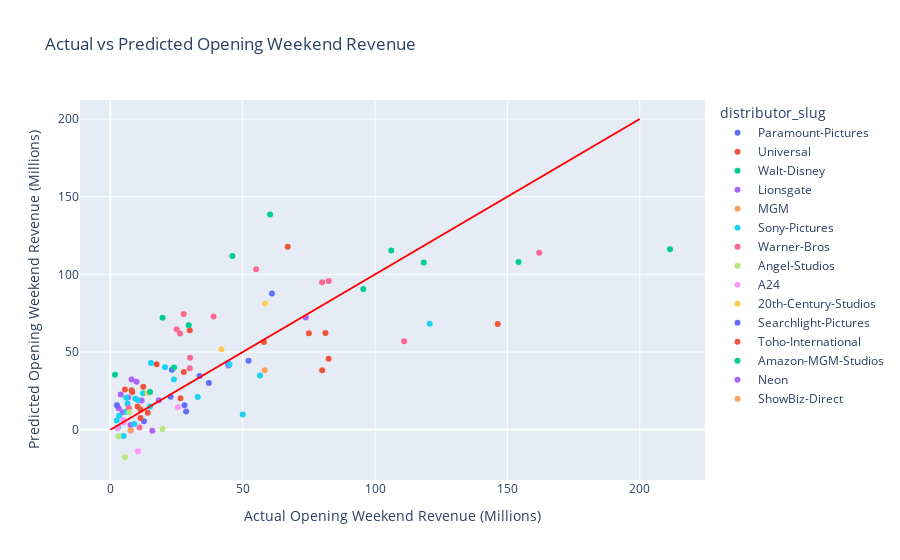

Notebook code cell kept with this figure:
### Code cell
# print actual vs predicted

results_df_glm = pd.DataFrame({'predicted': pred_glm, 'actual': y_test})

results_df_glm['predicted'] = results_df_glm['predicted'] / 1000000
results_df_glm['actual'] = results_df_glm['actual'] / 1000000
results_df_glm['title'] = X_test['title']
results_df_glm['source'] = X_test['source']
results_df_glm['distributor_slug'] = X_test['distributor_slug']
results_df_glm['genre'] = X_test['genre']
results_df_glm['creative_type'] = X_test['creative_type']
results_df_glm['production_method'] = X_test['production_method']
results_df_glm['mpaa_rating'] = X_test['mpaa_rating']

# results_df_glm.to_csv('glm_results.csv', index=False)

# Create the scatter plot
fig = px.scatter(
    results_df_glm,
    x='actual',
    y='predicted',
    color='distributor_slug',
    labels={
        'actual': 'Actual Opening Weekend Revenue (Millions)',
        'predicted': 'Predicted Opening Weekend Revenue (Millions)'
    },
    title='Actual vs Predicted Opening Weekend Revenue',
    hover_name='title'
)

# Add the diagonal line
fig.add_trace(
    go.Scatter(
        x=[0, 200],
        y=[0, 200],
        mode='lines',
        line=dict(color='red'),
        showlegend=False
    )
)

# Show the plot
fig.show()

### Figure 1 — Plotly figure (JSON) as saved in the notebook; plotly's stock layout.template omitted (floating-point values rounded to 4 significant figures)
{"data": [{"hovertemplate": "<b>%{hovertext}</b><br><br>distributor_slug=Paramount-Pictures<br>Actual Opening Weekend Revenue (Millions)=%{x}<br>Predicted Opening Weekend Revenue (Millions)=%{y}<extra></extra>", "hovertext": ["80 for Brady", "Scream VI", "Dungeons & Dragons: Honor Among Thieves", "Transformers: Rise of the Beasts", "Teenage Mutant Ninja Turtles: Mutant Mayhem", "PAW Patrol: The Mighty Movie", "Killers of the Flower Moon", "Mean Girls", "IF", "A Quiet Place: Day One"], "legendgroup": "Paramount-Pictures", "marker": {"color": "#636efa", "symbol": "circle"}, "mode": "markers", "name": "Paramount-Pictures", "orientation": "v", "showlegend": true, "type": "scatter", "x": [12.7, 44.45, 37.21, 61.05, 28.01, 22.76, 23.25, 28.64, 33.72, 52.2], "xaxis": "x", "y": [5.492, 42.82, 30.1, 87.73, 15.74, 21.28, 38.67, 11.83, 34.66, 44.42], "yaxis": "y"}, {"hovertemplate": "<b>%{hovertext}</b><br><br>distributor_slug=Universal<br>Actual Opening Weekend Revenue (Millions)=%{x}<br>Predicted Opening Weekend Revenue (Millions)=%{y}<extra></extra>", "hovertext": ["Knock at the Cabin", "The Super Mario Bros. Movie", "Renfield", "Fast X", "Ruby Gillman, Teenage Kraken", "Oppenheimer", "The Last Voyage of the Demeter", "Strays", "The Exorcist: Believer", "Five Nights at Freddy’s", "Trolls Band Together", "Migration", "Argylle", "Kung Fu Panda 4", "Abigail", "The Fall Guy", "Despicable Me 4", "Twisters", "Speak No Evil"], "legendgroup": "Universal", "marker": {"color": "#EF553B", "symbol": "circle"}, "mode": "markers", "name": "Universal", "orientation": "v", "showlegend": true, "type": "scatter", "x": [14.13, 146.4, 8.026, 67.02, 5.501, 82.46, 6.505, 8.248, 26.5, 80.0, 30.0, 12.45, 17.47, 57.99, 10.3, 27.75, 75.01, 81.25, 11.4], "xaxis": "x", "y": [10.93, 68.06, 25.37, 117.7, 25.87, 45.76, 12.12, 24.28, 20.31, 38.25, 64.07, 27.6, 42.23, 56.43, 14.92, 37.18, 62.04, 62.34, 7.559], "yaxis": "y"}, {"hovertemplate": "<b>%{hovertext}</b><br><br>distributor_slug=Walt-Disney<br>Actual Opening Weekend Revenue (Millions)=%{x}<br>Predicted Opening Weekend Revenue (Millions)=%{y}<extra></extra>", "hovertext": ["Ant-Man and the Wasp: Quantumania", "Guardians of the Galaxy Vol 3", "The Little Mermaid", "Elemental", "Indiana Jones and the Dial of Destiny", "Haunted Mansion", "The Marvels", "Wish", "Inside Out 2", "Deadpool & Wolverine"], "legendgroup": "Walt-Disney", "marker": {"color": "#00cc96", "symbol": "circle"}, "mode": "markers", "name": "Walt-Disney", "orientation": "v", "showlegend": true, "type": "scatter", "x": [106.1, 118.4, 95.58, 29.6, 60.37, 24.08, 46.11, 19.7, 154.2, 211.4], "xaxis": "x", "y": [115.4, 107.6, 90.55, 67.29, 138.5, 40.08, 111.9, 72.17, 108.0, 116.2], "yaxis": "y"}, {"hovertemplate": "<b>%{hovertext}</b><br><br>distributor_slug=Lionsgate<br>Actual Opening Weekend Revenue (Millions)=%{x}<br>Predicted Opening Weekend Revenue (Millions)=%{y}<extra></extra>", "hovertext": ["Jesus Revolution", "Operation Fortune: Ruse de guerre", "John Wick: Chapter 4", "Are You There God? It’s Me, Margaret", "Expend4bles", "Saw X", "The Hunger Games: The Ballad of Songbirds & Snakes", "Imaginary", "Arthur the King", "Unsung Hero", "The Strangers: Chapter 1", "The Crow"], "legendgroup": "Lionsgate", "marker": {"color": "#ab63fa", "symbol": "circle"}, "mode": "markers", "name": "Lionsgate", "orientation": "v", "showlegend": true, "type": "scatter", "x": [15.88, 3.14, 73.82, 6.739, 8.039, 18.31, 44.61, 9.913, 7.634, 7.732, 11.83, 4.645], "xaxis": "x", "y": [-0.6799, 13.78, 72.22, 20.79, 32.4, 18.92, 41.28, 30.85, 3.042, -0.5494, 18.83, 11.26], "yaxis": "y"}, {"hovertemplate": "<b>%{hovertext}</b><br><br>distributor_slug=MGM<br>Actual Opening Weekend Revenue (Millions)=%{x}<br>Predicted Opening Weekend Revenue (Millions)=%{y}<extra></extra>", "hovertext": ["Creed III"], "legendgroup": "MGM", "marker": {"color": "#FFA15A", "symbol": "circle"}, "mode": "markers", "name": "MGM", "orientation": "v", "showlegend": true, "type": "scatter", "x": [58.37], "xaxis": "x", "y": [38.31], "yaxis": "y"}, {"hovertemplate": "<b>%{hovertext}</b><br><br>distributor_slug=Sony-Pictures<br>Actual Opening Weekend Revenue (Millions)=%{x}<br>Predicted Opening Weekend Revenue (Millions)=%{y}<extra></extra>", "hovertext": ["65", "The Pope’s Exorcist", "Big George Foreman: The Miraculous Story of the Once and Future Heavyweight Champion of the World", "The Machine", "Spider-Man: Across the Spider-Verse", "No Hard Feelings", "Insidious: The Red Door", "Dumb Money", "Journey to Bethlehem", "Thanksgiving", "Napoleon", "Anyone But You", "Madame Web", "Ghostbusters: Frozen Empire", "Tarot", "The Garfield Movie", "Bad Boys: Ride or Die", "Fly Me to the Moon", "Harold and the Purple Crayon", "It Ends With Us"], "legendgroup": "Sony-Pictures", "marker": {"color": "#19d3f3", "symbol": "circle"}, "mode": "markers", "name": "Sony-Pictures", "orientation": "v", "showlegend": true, "type": "scatter", "x": [12.33, 9.006, 2.925, 5.001, 120.7, 15.0, 33.01, 3.326, 2.4, 10.31, 20.64, 6.0, 15.34, 45.0, 6.503, 24.01, 56.53, 9.427, 6.003, 50.02], "xaxis": "x", "y": [23.48, 3.697, 1.447, -4.06, 68.15, 15.01, 21.14, 9.043, 5.91, 19.2, 40.2, 11.53, 42.92, 41.97, 16.76, 32.35, 34.92, 20.19, 20.66, 9.833], "yaxis": "y"}, {"hovertemplate": "<b>%{hovertext}</b><br><br>distributor_slug=Warner-Bros<br>Actual Opening Weekend Revenue (Millions)=%{x}<br>Predicted Opening Weekend Revenue (Millions)=%{y}<extra></extra>", "hovertext": ["Shazam! Fury of the Gods", "The Flash", "Barbie", "Meg 2: The Trench", "Blue Beetle", "Wonka", "Aquaman and the Lost Kingdom", "Dune: Part Two", "Godzilla x Kong: The New Empire", "Furiosa: A Mad Max Saga", "The Watchers", "Horizon: An American Saga Chapter 1", "Beetlejuice Beetlejuice"], "legendgroup": "Warner-Bros", "marker": {"color": "#FF6692", "symbol": "circle"}, "mode": "markers", "name": "Warner-Bros", "orientation": "v", "showlegend": true, "type": "scatter", "x": [30.11, 55.04, 162.0, 30.0, 25.03, 39.01, 27.69, 82.51, 80.01, 26.33, 7.004, 11.05, 111.0], "xaxis": "x", "y": [46.27, 103.3, 113.9, 39.57, 64.69, 72.88, 74.55, 95.75, 94.91, 61.99, 14.02, 1.451, 56.97], "yaxis": "y"}, {"hovertemplate": "<b>%{hovertext}</b><br><br>distributor_slug=Angel-Studios<br>Actual Opening Weekend Revenue (Millions)=%{x}<br>Predicted Opening Weekend Revenue (Millions)=%{y}<extra></extra>", "hovertext": ["His Only Son", "Sound of Freedom", "Cabrini", "Sound of Hope: The Story of Possum Trot"], "legendgroup": "Angel-Studios", "marker": {"color": "#B6E880", "symbol": "circle"}, "mode": "markers", "name": "Angel-Studios", "orientation": "v", "showlegend": true, "type": "scatter", "x": [5.501, 19.68, 7.169, 3.079], "xaxis": "x", "y": [-17.69, 0.4609, 11.33, -4.231], "yaxis": "y"}, {"hovertemplate": "<b>%{hovertext}</b><br><br>distributor_slug=A24<br>Actual Opening Weekend Revenue (Millions)=%{x}<br>Predicted Opening Weekend Revenue (Millions)=%{y}<extra></extra>", "hovertext": ["Beau is Afraid", "Talk To Me", "Priscilla", "The Iron Claw", "Civil War"], "legendgroup": "A24", "marker": {"color": "#FF97FF", "symbol": "circle"}, "mode": "markers", "name": "A24", "orientation": "v", "showlegend": true, "type": "scatter", "x": [2.662, 10.43, 5.04, 4.868, 25.54], "xaxis": "x", "y": [0.9751, -13.8, 4.698, 6.174, 14.45], "yaxis": "y"}, {"hovertemplate": "<b>%{hovertext}</b><br><br>distributor_slug=20th-Century-Studios<br>Actual Opening Weekend Revenue (Millions)=%{x}<br>Predicted Opening Weekend Revenue (Millions)=%{y}<extra></extra>", "hovertext": ["The Creator", "Kingdom of the Planet of the Apes", "Alien: Romulus"], "legendgroup": "20th-Century-Studios", "marker": {"color": "#FECB52", "symbol": "circle"}, "mode": "markers", "name": "20th-Century-Studios", "orientation": "v", "showlegend": true, "type": "scatter", "x": [14.08, 58.4, 42.0], "xaxis": "x", "y": [23.72, 81.29, 51.75], "yaxis": "y"}, {"hovertemplate": "<b>%{hovertext}</b><br><br>distributor_slug=Searchlight-Pictures<br>Actual Opening Weekend Revenue (Millions)=%{x}<br>Predicted Opening Weekend Revenue (Millions)=%{y}<extra></extra>", "hovertext": ["Next Goal Wins"], "legendgroup": "Searchlight-Pictures", "marker": {"color": "#636efa", "symbol": "circle"}, "mode": "markers", "name": "Searchlight-Pictures", "orientation": "v", "showlegend": true, "type": "scatter", "x": [2.5], "xaxis": "x", "y": [15.85], "yaxis": "y"}, {"hovertemplate": "<b>%{hovertext}</b><br><br>distributor_slug=Toho-International<br>Actual Opening Weekend Revenue (Millions)=%{x}<br>Predicted Opening Weekend Revenue (Millions)=%{y}<extra></extra>", "hovertext": ["Godzilla Minus One (ゴジラ最新作)"], "legendgroup": "Toho-International", "marker": {"color": "#EF553B", "symbol": "circle"}, "mode": "markers", "name": "Toho-International", "orientation": "v", "showlegend": true, "type": "scatter", "x": [11.42], "xaxis": "x", "y": [13.12], "yaxis": "y"}, {"hovertemplate": "<b>%{hovertext}</b><br><br>distributor_slug=Amazon-MGM-Studios<br>Actual Opening Weekend Revenue (Millions)=%{x}<br>Predicted Opening Weekend Revenue (Millions)=%{y}<extra></extra>", "hovertext": ["American Fiction", "Challengers"], "legendgroup": "Amazon-MGM-Studios", "marker": {"color": "#00cc96", "symbol": "circle"}, "mode": "markers", "name": "Amazon-MGM-Studios", "orientation": "v", "showlegend": true, "type": "scatter", "x": [1.755, 15.01], "xaxis": "x", "y": [35.44, 24.3], "yaxis": "y"}, {"hovertemplate": "<b>%{hovertext}</b><br><br>distributor_slug=Neon<br>Actual Opening Weekend Revenue (Millions)=%{x}<br>Predicted Opening Weekend Revenue (Millions)=%{y}<extra></extra>", "hovertext": ["Ferrari"], "legendgroup": "Neon", "marker": {"color": "#ab63fa", "symbol": "circle"}, "mode": "markers", "name": "Neon", "orientation": "v", "showlegend": true, "type": "scatter", "x": [3.922], "xaxis": "x", "y": [22.63], "yaxis": "y"}, {"hovertemplate": "<b>%{hovertext}</b><br><br>distributor_slug=ShowBiz-Direct<br>Actual Opening Weekend Revenue (Millions)=%{x}<br>Predicted Opening Weekend Revenue (Millions)=%{y}<extra></extra>", "hovertext": ["Reagan"], "legendgroup": "ShowBiz-Direct", "marker": {"color": "#FFA15A", "symbol": "circle"}, "mode": "markers", "name": "ShowBiz-Direct", "orientation": "v", "showlegend": true, "type": "scatter", "x": [7.651], "xaxis": "x", "y": [-0.2765], "yaxis": "y"}, {"line": {"color": "red"}, "mode": "lines", "showlegend": false, "type": "scatter", "x": [0, 200], "y": [0, 200]}], "layout": {"legend": {"title": {"text": "distributor_slug"}, "tracegroupgap": 0}, "title": {"text": "Actual vs Predicted Opening Weekend Revenue"}, "xaxis": {"anchor": "y", "domain": [0, 1], "title": {"text": "Actual Opening Weekend Revenue (Millions)"}}, "yaxis": {"anchor": "x", "domain": [0, 1], "title": {"text": "Predicted Opening Weekend Revenue (Millions)"}}}}
